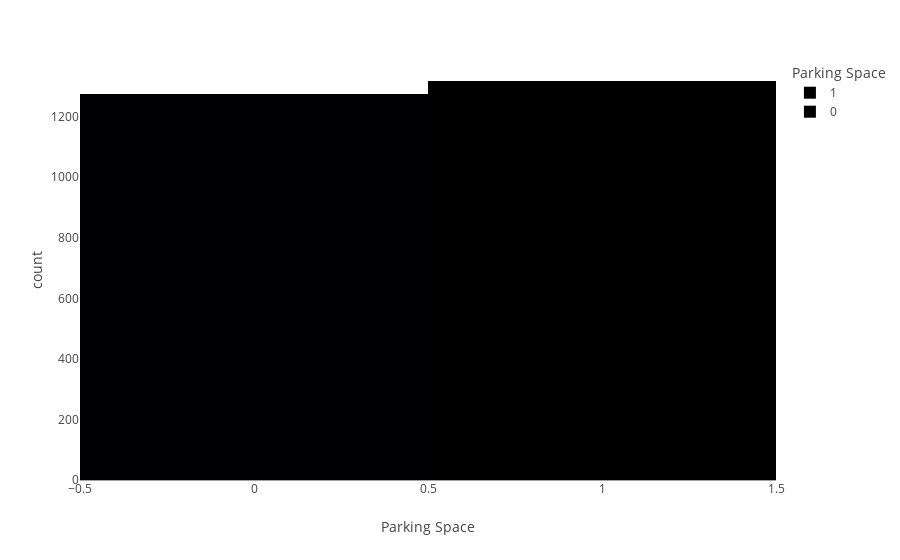

Write notebook code for a chart like this one.
### Code cell
px.histogram(df_cleaned, x="Parking_Space", color="Parking_Space", labels={'Parking_Space': 'Parking Space'}).show()

### Figure 1 — Plotly figure (JSON) as saved in the notebook; plotly's stock layout.template omitted (floating-point values rounded to 4 significant figures; data arrays with more than 128 entries replaced by an {"elided": "..."} marker saying what was removed)
{"data": [{"alignmentgroup": "True", "bingroup": "x", "hovertemplate": "Parking Space=%{x}<br>count=%{y}<extra></extra>", "legendgroup": "1", "marker": {"color": "#000001", "pattern": {"shape": ""}}, "name": "1", "offsetgroup": "1", "orientation": "v", "showlegend": true, "type": "histogram", "x": {"elided": "1318 int values"}, "xaxis": "x", "yaxis": "y"}, {"alignmentgroup": "True", "bingroup": "x", "hovertemplate": "Parking Space=%{x}<br>count=%{y}<extra></extra>", "legendgroup": "0", "marker": {"color": "#000002", "pattern": {"shape": ""}}, "name": "0", "offsetgroup": "0", "orientation": "v", "showlegend": true, "type": "histogram", "x": {"elided": "1276 int values"}, "xaxis": "x", "yaxis": "y"}], "layout": {"barmode": "relative", "legend": {"title": {"text": "Parking Space"}, "tracegroupgap": 0}, "margin": {"t": 60}, "xaxis": {"anchor": "y", "categoryarray": [1, 0], "categoryorder": "array", "domain": [0, 1], "title": {"text": "Parking Space"}}, "yaxis": {"anchor": "x", "domain": [0, 1], "title": {"text": "count"}}}}
